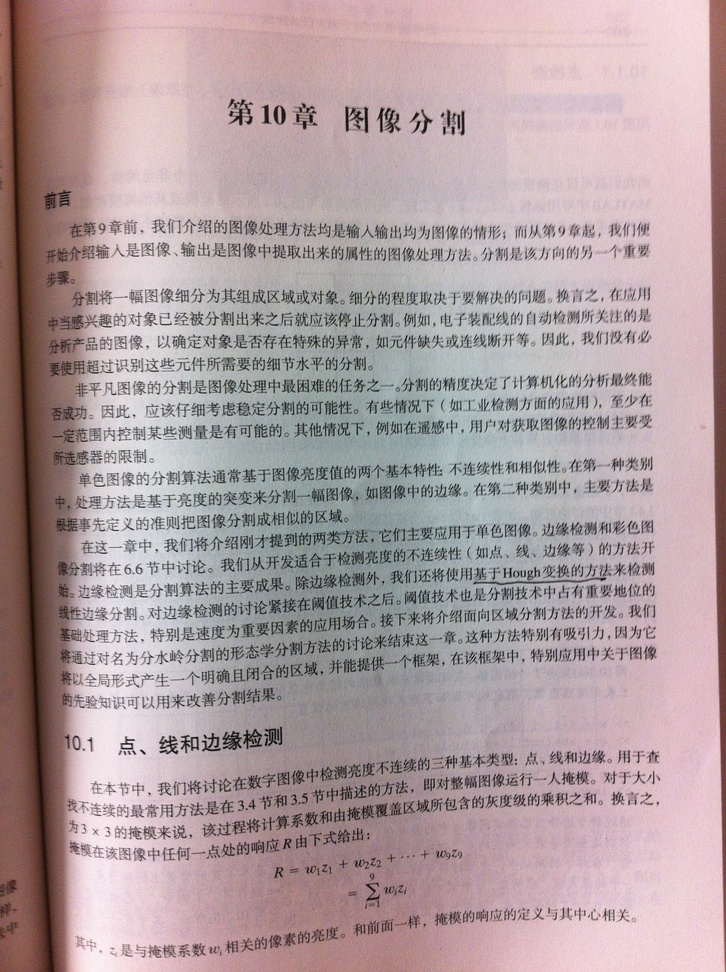
%> input picture ImageSegmentationHSV/book.jpg, 726 x 972 px, shrunk from 1936 x 2592 before the run
$ octave --eval "ImageSegmentationHSV;"   (GNU Octave 9; MATLAB toolbox functions it lacks are replaced by stand-ins)
%> lines starting %> are read from the running program, lines starting %| are printed output that depends on the picture
function ImageSegmentationHSV
I = imread('book.jpg');
%> I is the input picture: size 972x726x3 uint8; mean R, G, B 175.4, 157.6, 160.2
I = rgb2gray(I);
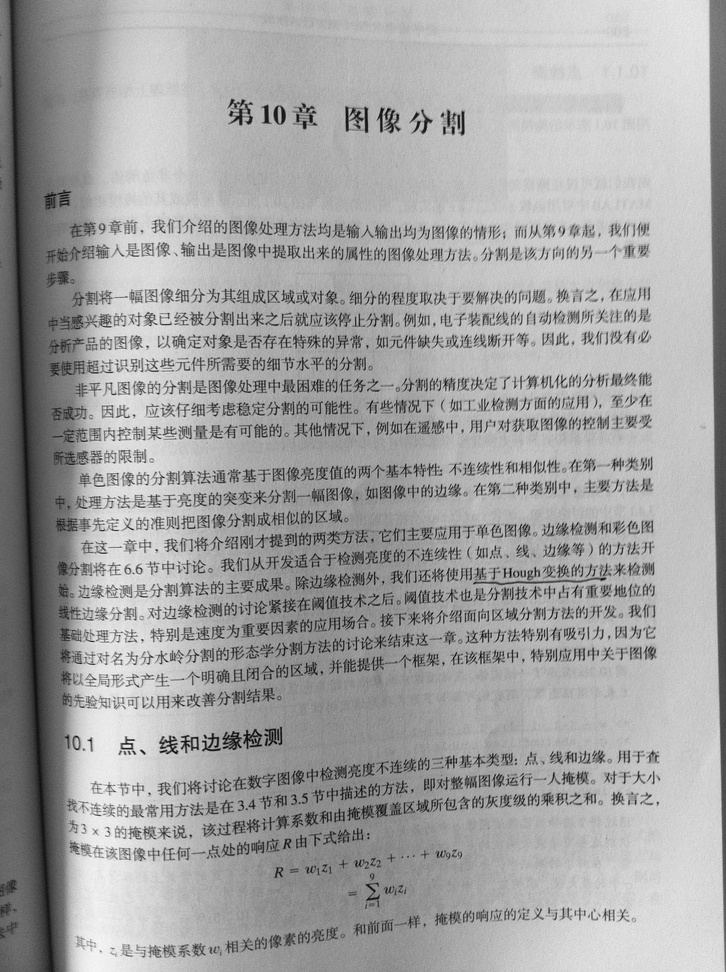
%> I: size 972x726 uint8; min 2, max 248, mean 163.2
I = im2double(I);
%> I: size 972x726 double
I = 1.0 - I;
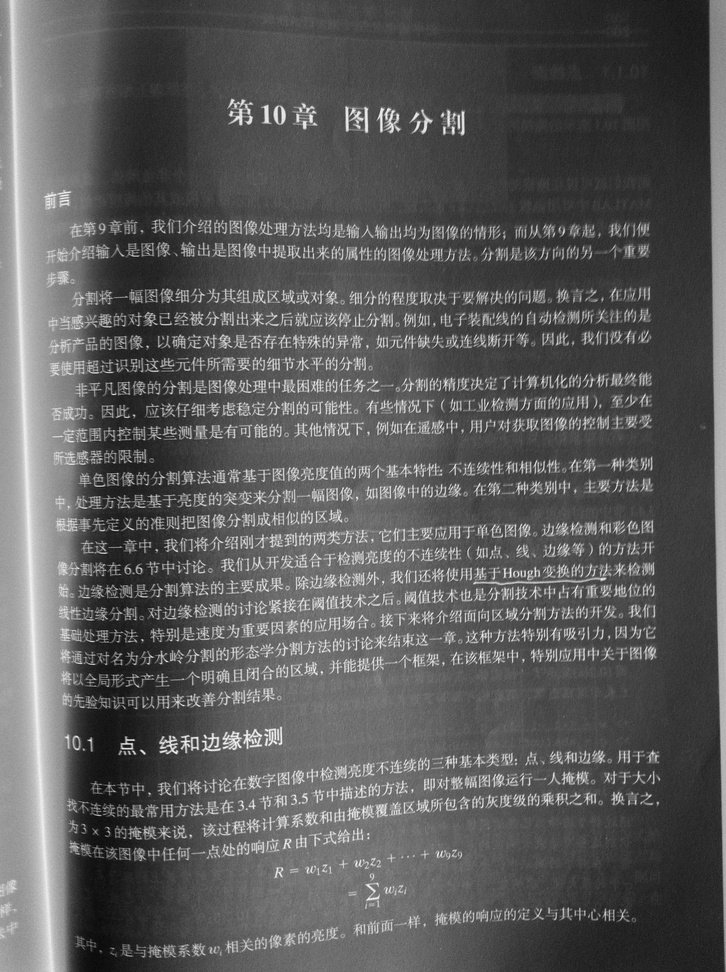
%> I: size 972x726 double; min 0.0275, max 0.992, mean 0.36
se = strel('disk', 10);
I_new = imtophat(I, se);
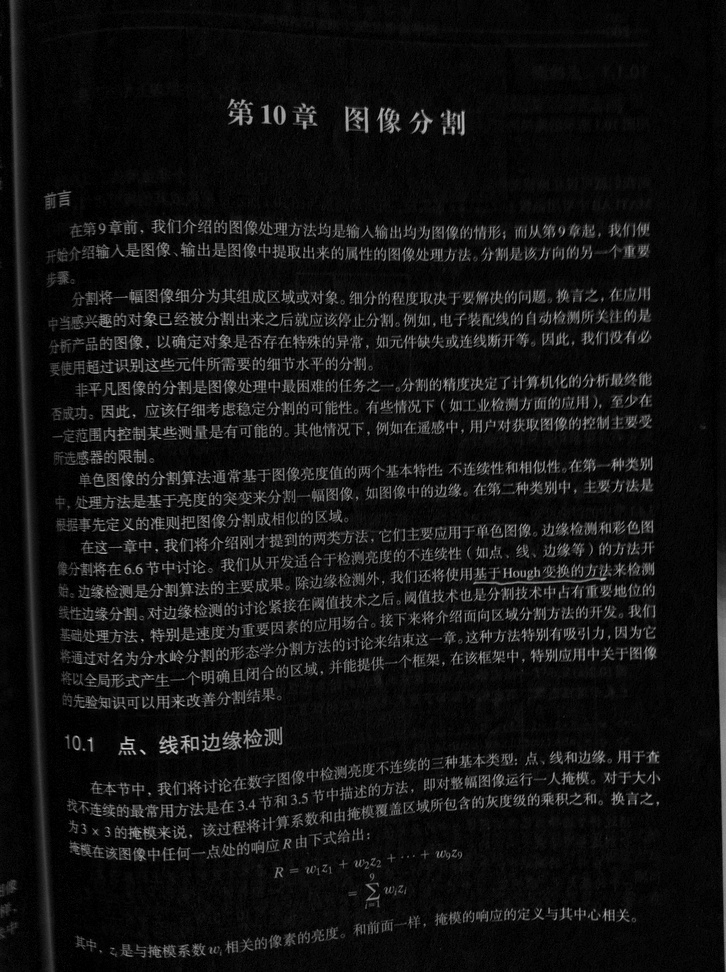
%> I_new: size 972x726 double; min 0, max 0.843, mean 0.0763
[row, col] = find(I_new>0.2);
%> row = 81315 values from 1 to 972; col = 81315 values from 1 to 726
I_out = zeros(size(I));
for i = 1:size(row)
    I_out(row(i),col(i)) = 1.0;
end
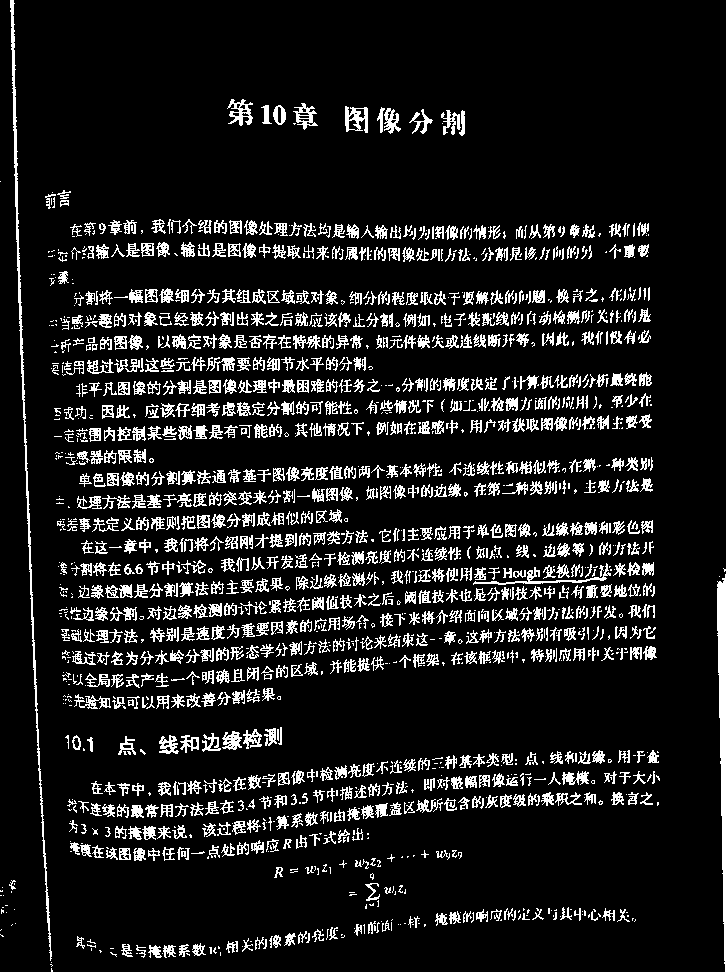
%> I_out: size 972x726 double; values 0 (black) and 1 (white), 11.5% white in thin lines or dots
imwrite(I_out,'book_out.jpg');
end
